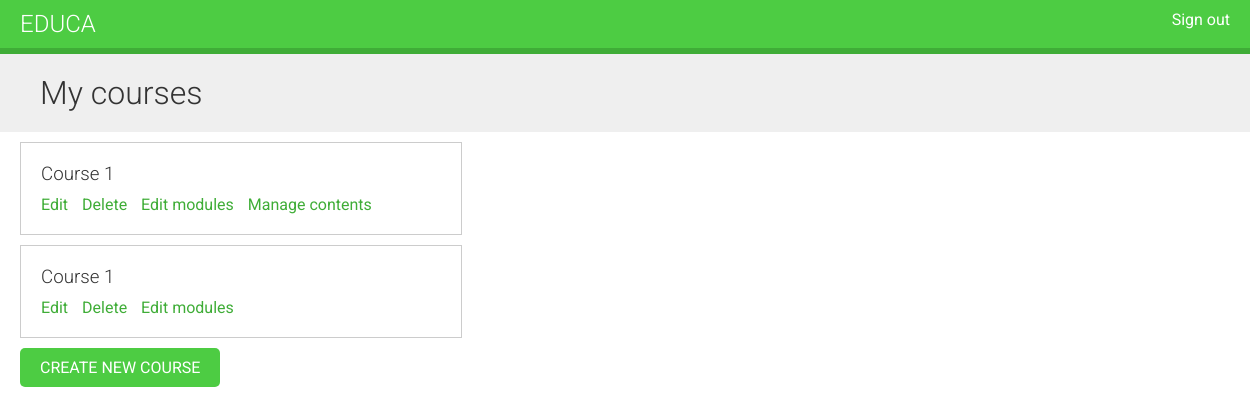
Page /course/mine/ (signed in) on the earlier database version.
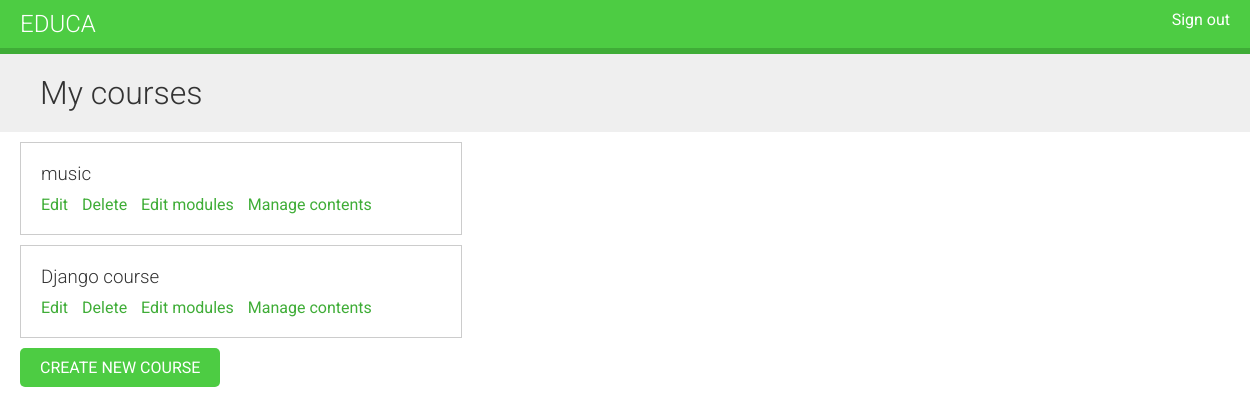
Same page on the later database version.
### courses/models.py (models this page shows, shortened)
class Course(models.Model):
    owner = models.ForeignKey(User, related_name='courses_created', on_delete=models.CASCADE)
    students = models.ManyToManyField(
        User,
        related_name='courses_joined',
        blank=True
    )
    subject = models.ForeignKey(Subject, related_name='courses',
                                on_delete=models.CASCADE)
    title = models.CharField(max_length=200)
    slug = models.SlugField(max_length=200, unique=True)
    overview = models.TextField()
    created = models.DateTimeField(auto_now_add=True)
    class Meta:
        ordering = ['-created']

### courses/views.py (the view)
class ManageCourseListView(OwnerCourseMixin, ListView):
    template_name = 'courses/manage/course/list.html'
    permission_required = 'courses.view_course'

### courses/views.py (called while the page is built)
    def get_queryset(self):
        qs = super().get_queryset()
        return qs.filter(owner=self.request.user)

### courses/templates/courses/manage/course/list.html (shortened to what this page needs)
{% extends "base.html" %}
{% block content %}
<h1>My courses</h1>
<div class="module">
{% for course in object_list %}
<div class="course-info">
<h3>{{ course.title }}</h3>
<p>
<a href="{% url "course_edit" course.id %}">Edit</a>
    <a href="{% url "course_delete" course.id %}">Delete</a>
    <a href="{% url "course_module_update" course.id %}">Edit modules</a>
    {% if course.modules.count > 0 %}
<a href="{% url 'module_content_list' course.modules.first.id %}">
Manage contents
</a>
{% endif %}
</p>
</div>
{% empty %}
<p>You haven't created any courses yet.</p>
{% endfor %}
<p>
<a href="{% url "course_create" %}" class="button">Create new course</a>
</p>
</div>
{% endblock %}

Differences in the rows shown:
removed Course: title "Course 1", shows "Manage contents"
removed Course: title "Course 1"
added Course: title "music", shows "Manage contents"
added Course: title "Django course", shows "Manage contents"
